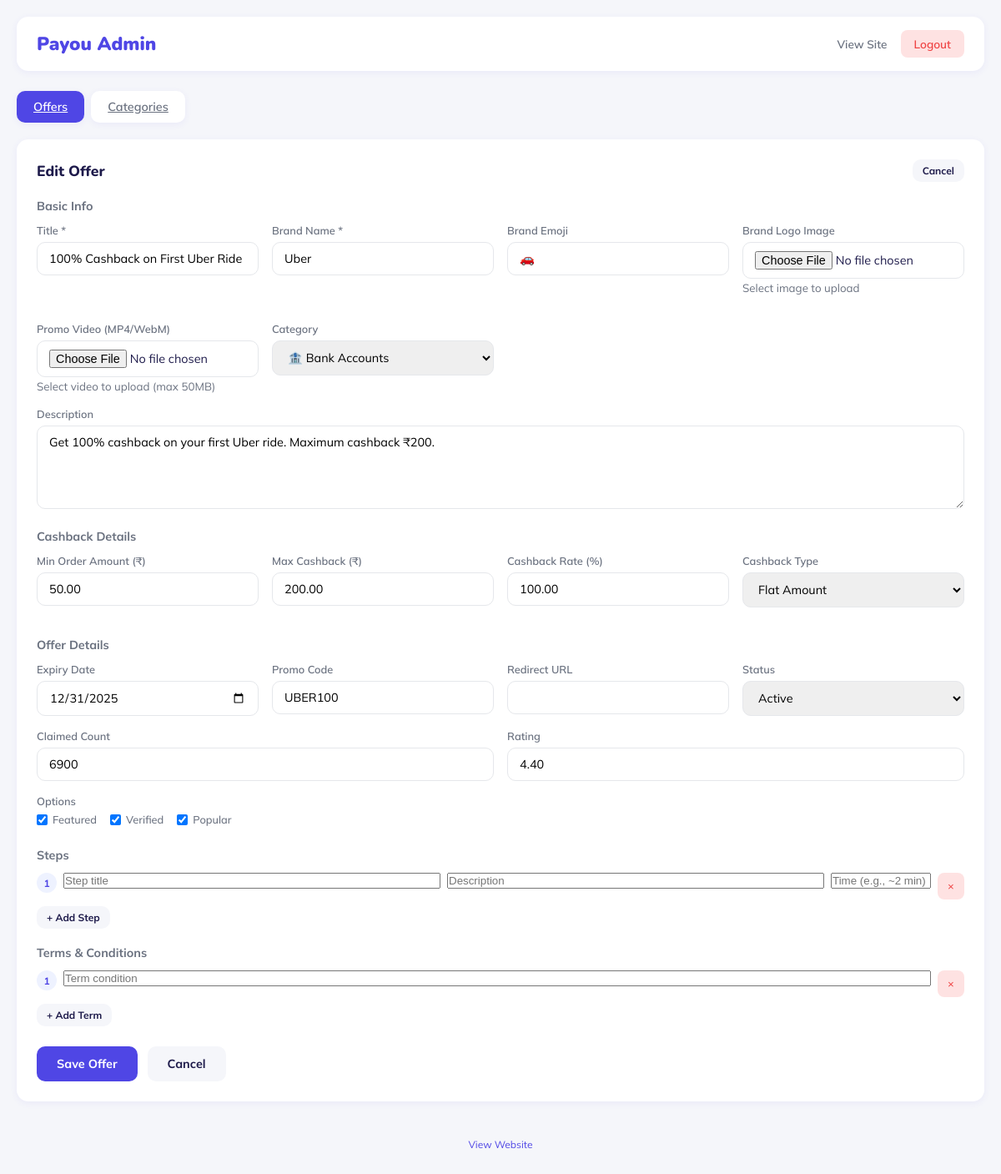
Page /admin.php?edit=5 (signed in) on the committed database.
### tables this page shows
CREATE TABLE IF NOT EXISTS offers (
    id INT AUTO_INCREMENT PRIMARY KEY,
    title VARCHAR(255) NOT NULL,
    description TEXT,
    brand_name VARCHAR(100),
    brand_emoji VARCHAR(10) DEFAULT '🎁',
    logo_image VARCHAR(255) DEFAULT '',
    video_file VARCHAR(255) DEFAULT '',
    category VARCHAR(50) DEFAULT 'General',
    min_order_amount DECIMAL(10,2) DEFAULT 0,
    max_cashback DECIMAL(10,2) DEFAULT 0,
    cashback_rate DECIMAL(5,2) DEFAULT 0,
    cashback_type ENUM('flat', 'percentage') DEFAULT 'flat',
    min_amount DECIMAL(10,2) DEFAULT 0,
    max_amount DECIMAL(10,2) DEFAULT 0,
    expiry_date DATE,
    promo_code VARCHAR(50),
    redirect_url VARCHAR(500),
    claimed_count INT DEFAULT 0,
    rating DECIMAL(3,2) DEFAULT 0,
    is_featured TINYINT(1) DEFAULT 0,
    is_verified TINYINT(1) DEFAULT 0,
    is_popular TINYINT(1) DEFAULT 0,
    status ENUM('active', 'expired', 'draft') DEFAULT 'active',
    created_at TIMESTAMP DEFAULT CURRENT_TIMESTAMP,
    updated_at TIMESTAMP DEFAULT CURRENT_TIMESTAMP ON UPDATE CURRENT_TIMESTAMP
);

### admin.php (the view, shortened to what this page needs)
<?php
$message = '';
$message_type = '';
$is_logged_in = isset($_SESSION['admin_logged_in']) && $_SESSION['admin_logged_in'] === true;
$conn = getDB();
$cat_result = $conn->query("SELECT * FROM categories ORDER BY sort_order");
$offers_result = $conn->query("SELECT * FROM offers ORDER BY created_at DESC");
$edit_offer = null;
$is_new_offer = false;
if (isset($_GET['edit']) && $is_logged_in) {
    $edit_id = intval($_GET['edit']);
    if ($edit_id > 0) {
        $edit_result = $conn->query("SELECT * FROM offers WHERE id = $edit_id");
        $edit_offer = $edit_result->fetch_assoc();
        if ($edit_offer) {
            $steps_result = $conn->query("SELECT * FROM offer_steps WHERE offer_id = $edit_id ORDER BY step_number");
            $edit_offer['steps'] = $steps_result->fetch_all(MYSQLI_ASSOC);
            $terms_result = $conn->query("SELECT * FROM offer_terms WHERE offer_id = $edit_id ORDER BY sort_order");
            $edit_offer['terms'] = $terms_result->fetch_all(MYSQLI_ASSOC);
        }
    }
}
$active_tab = $_GET['tab'] ?? 'offers';
$edit_category = null;
$categories = [];
$cat_result = $conn->query("SELECT * FROM categories ORDER BY sort_order");
while ($row = $cat_result->fetch_assoc()) {
    $categories[] = $row;
}
?>
<!DOCTYPE html>
<html lang="en">
<head>
<link rel="stylesheet" href="https://cdn.hugeicons.com/font/hgi-stroke-rounded.css"/>
</head>
<body>
<?php if (!$is_logged_in): ?>
<div class="password-form">
  <div class="card">
    <h2 class="logo">Pay<span>ou</span> Admin</h2>
    <p>Enter password to access admin panel</p>
    <?php if ($message): ?>
    <div class="message <?php echo $message_type; ?>"><?php echo $message; ?></div>
    <?php endif; ?>
    <form method="post">
      <div class="form-group">
        <input type="password" name="password" placeholder="Enter password" required>
      </div>
      <button type="submit" class="btn btn-primary" style="width: 100%;">Login</button>
    </form>
    <a href="index.php" style="display: block; margin-top: 16px; color: var(--primary); text-decoration: none; font-size: 0.85rem;">← Back to Home</a>
  </div>
</div>
<?php else: ?>
<div class="container">
  <nav class="navbar">
    <div class="logo">Pay<span>ou</span> Admin</div>
    <div class="nav-links">
      <a href="index.php">View Site</a>
      <a href="?logout=1" class="btn btn-logout">Logout</a>
    </div>
  </nav>
  <div class="admin-tabs">
    <a href="admin.php?tab=offers" class="tab-btn <?php echo $active_tab === 'offers' ? 'active' : ''; ?>">Offers</a>
    <a href="admin.php?tab=categories" class="tab-btn <?php echo $active_tab === 'categories' ? 'active' : ''; ?>">Categories</a>
  </div>
  <?php if ($active_tab === 'categories'): ?>
  <div class="card">
    <div style="display: flex; justify-content: space-between; align-items: center; margin-bottom: 16px;">
      <h2 class="card-title" style="margin: 0;">Manage Categories</h2>
      <a href="?tab=categories&edit_category=0" class="btn btn-primary btn-sm">+ Add Category</a>
    </div>
    <?php if ($edit_category !== null || (isset($_GET['edit_category']) && $_GET['edit_category'] == 0)): ?>
    <form method="post" style="background: var(--bg); padding: 20px; border-radius: 12px; margin-bottom: 20px;">
      <input type="hidden" name="category_id" value="<?php echo $edit_category['id'] ?? 0; ?>">
      <div style="display: grid; grid-template-columns: 1fr 1fr 1fr auto; gap: 12px; align-items: end;">
        <div class="form-group" style="margin: 0;">
          <label>Category Name</label>
          <input type="text" name="category_name" value="<?php echo htmlspecialchars($edit_category['name'] ?? ''); ?>" required>
        </div>
        <div class="form-group" style="margin: 0;">
          <label>Emoji</label>
          <input type="text" name="category_emoji" value="<?php echo htmlspecialchars($edit_category['emoji'] ?? '📁'); ?>" maxlength="10">
        </div>
        <div class="form-group" style="margin: 0;">
          <label>Sort Order</label>
          <input type="number" name="category_order" value="<?php echo $edit_category['sort_order'] ?? count($categories) + 1; ?>" min="1">
        </div>
        <button type="submit" name="save_category" class="btn btn-primary">Save</button>
      </div>
      <a href="admin.php?tab=categories" class="btn btn-secondary btn-sm" style="margin-top: 12px;">Cancel</a>
    </form>
    <?php endif; ?>
    <table class="offers-table">
      <thead>
        <tr>
          <th>Order</th>
          <th>Emoji</th>
          <th>Name</th>
          <th>Actions</th>
        </tr>
      </thead>
      <tbody>
        <?php foreach ($categories as $cat): ?>
        <tr>
          <td><?php echo $cat['sort_order']; ?></td>
          <td style="font-size: 1.5rem;"><?php echo htmlspecialchars($cat['emoji']); ?></td>
          <td><strong><?php echo htmlspecialchars($cat['name']); ?></strong></td>
          <td>
            <div class="action-btns">
              <a href="?tab=categories&edit_category=<?php echo $cat['id']; ?>" class="btn btn-secondary btn-sm">Edit</a>
              <form method="post" style="display:inline;" onsubmit="return confirm('Delete this category?');">
                <input type="hidden" name="category_id" value="<?php echo $cat['id']; ?>">
                <input type="hidden" name="tab" value="categories">
                <button type="submit" name="delete_category" class="btn btn-danger btn-sm">Delete</button>
              </form>
            </div>
          </td>
        </tr>
        <?php endforeach; ?>
      </tbody>
    </table>
  </div>
  <?php elseif ($edit_offer || $is_new_offer): ?>
  <div class="card">
    <div style="display: flex; justify-content: space-between; align-items: center; margin-bottom: 20px;">
      <h2 class="card-title" style="margin: 0;"><?php echo ($edit_offer && $edit_offer['id'] > 0) ? 'Edit Offer' : 'Add New Offer'; ?></h2>
      <a href="admin.php?tab=offers" class="btn btn-secondary btn-sm">Cancel</a>
    </div>
    <form method="post" enctype="multipart/form-data">
      <h3 style="font-size: 0.9rem; font-weight: 700; color: var(--text-sub); margin-bottom: 12px;">Basic Info</h3>
      <div class="form-grid">
        <div class="form-group">
          <label>Title *</label>
          <input type="text" name="title" value="<?php echo htmlspecialchars($edit_offer['title'] ?? ''); ?>" required>
        </div>
        <div class="form-group">
          <label>Brand Name *</label>
          <input type="text" name="brand_name" value="<?php echo htmlspecialchars($edit_offer['brand_name'] ?? ''); ?>" required>
        </div>
        <div class="form-group">
          <label>Brand Emoji</label>
          <input type="text" name="brand_emoji" value="<?php echo htmlspecialchars($edit_offer['brand_emoji'] ?? '🎁'); ?>" maxlength="10">
        </div>
        <div class="form-group">
          <label>Brand Logo Image</label>
          <input type="file" id="logo-input" accept="image/*" onchange="uploadFile(this, 'logo')">
          <small style="color: var(--text-sub);">Select image to upload</small>
        </div>
        <div class="form-group">
          <label>Promo Video (MP4/WebM)</label>
          <input type="file" id="video-input" accept="video/mp4,video/webm" onchange="uploadFile(this, 'video')">
          <small style="color: var(--text-sub);">Select video to upload (max 50MB)</small>
        </div>
        <div class="form-group">
          <label>Category</label>
          <select name="category">
            <?php foreach ($categories as $cat): ?>
            <option value="<?php echo $cat['name']; ?>" <?php echo (isset($edit_offer['category']) && $edit_offer['category'] === $cat['name']) ? 'selected' : ''; ?>>
              <?php echo $cat['emoji'] . ' ' . $cat['name']; ?>
            </option>
            <?php endforeach; ?>
          </select>
        </div>
      </div>
      <div class="form-group">
        <label>Description</label>
        <textarea name="description"><?php echo htmlspecialchars($edit_offer['description'] ?? ''); ?></textarea>
      </div>
      <h3 style="font-size: 0.9rem; font-weight: 700; color: var(--text-sub); margin: 20px 0 12px;">Cashback Details</h3>
      <div class="form-grid">
        <div class="form-group">
          <label>Min Order Amount (₹)</label>
          <input type="number" name="min_order_amount" value="<?php echo $edit_offer['min_order_amount'] ?? 0; ?>" min="0" step="1">
        </div>
        <div class="form-group">
          <label>Max Cashback (₹)</label>
          <input type="number" name="max_cashback" value="<?php echo $edit_offer['max_cashback'] ?? 0; ?>" min="0" step="1">
        </div>
        <div class="form-group">
          <label>Cashback Rate (%)</label>
          <input type="number" name="cashback_rate" value="<?php echo $edit_offer['cashback_rate'] ?? 0; ?>" min="0" max="100" step="0.1">
        </div>
        <div class="form-group">
          <label>Cashback Type</label>
          <select name="cashback_type">
            <option value="flat" <?php echo (isset($edit_offer['cashback_type']) && $edit_offer['cashback_type'] === 'flat') ? 'selected' : ''; ?>>Flat Amount</option>
          </select>
        </div>
      </div>
      <h3 style="font-size: 0.9rem; font-weight: 700; color: var(--text-sub); margin: 20px 0 12px;">Offer Details</h3>
      <div class="form-grid">
        <div class="form-group">
          <label>Expiry Date</label>
          <input type="date" name="expiry_date" value="<?php echo $edit_offer['expiry_date'] ?? ''; ?>">
        </div>
        <div class="form-group">
          <label>Promo Code</label>
          <input type="text" name="promo_code" value="<?php echo htmlspecialchars($edit_offer['promo_code'] ?? ''); ?>">
        </div>
        <div class="form-group">
          <label>Redirect URL</label>
          <input type="url" name="redirect_url" value="<?php echo htmlspecialchars($edit_offer['redirect_url'] ?? ''); ?>">
        </div>
        <div class="form-group">
          <label>Status</label>
          <select name="status">
            <option value="active" <?php echo (isset($edit_offer['status']) && $edit_offer['status'] === 'active') ? 'selected' : ''; ?>>Active</option>
          </select>
        </div>
      </div>
      <div class="form-grid">
        <div class="form-group">
          <label>Claimed Count</label>
          <input type="number" name="claimed_count" value="<?php echo $edit_offer['claimed_count'] ?? 0; ?>" min="0">
        </div>
        <div class="form-group">
          <label>Rating</label>
          <input type="number" name="rating" value="<?php echo $edit_offer['rating'] ?? 0; ?>" min="0" max="5" step="0.1">
        </div>
      </div>
      <div class="form-group">
        <label>Options</label>
        <div class="checkbox-group">
          <label><input type="checkbox" name="is_featured" <?php echo (isset($edit_offer['is_featured']) && $edit_offer['is_featured']) ? 'checked' : ''; ?>> Featured</label>
          <label><input type="checkbox" name="is_verified" <?php echo (isset($edit_offer['is_verified']) && $edit_offer['is_verified']) ? 'checked' : ''; ?>> Verified</label>
          <label><input type="checkbox" name="is_popular" <?php echo (isset($edit_offer['is_popular']) && $edit_offer['is_popular']) ? 'checked' : ''; ?>> Popular</label>
        </div>
      </div>
      <h3 style="font-size: 0.9rem; font-weight: 700; color: var(--text-sub); margin: 20px 0 12px;">Steps</h3>
      <div class="steps-list" id="steps-list">
        <?php
        $steps = $edit_offer['steps'] ?? [];
        if (empty($steps)) {
            $steps = [['step_title' => '', 'step_description' => '', 'step_time' => '']];
        }
        foreach ($steps as $i => $step): ?>
        <div class="step-item">
          <span style="width: 24px; height: 24px; background: var(--primary-light); color: var(--primary); border-radius: 50%; display: flex; align-items: center; justify-content: center; font-size: 0.75rem; font-weight: 700; flex-shrink: 0;"><?php echo $i + 1; ?></span>
          <input type="text" name="step_title[]" placeholder="Step title" value="<?php echo htmlspecialchars($step['step_title'] ?? ''); ?>">
          <input type="text" name="step_desc[]" placeholder="Description" value="<?php echo htmlspecialchars($step['step_description'] ?? ''); ?>">
          <input type="text" name="step_time[]" placeholder="Time (e.g., ~2 min)" class="time-input" value="<?php echo htmlspecialchars($step['step_time'] ?? ''); ?>">
          <button type="button" class="remove-btn" onclick="this.parentElement.remove();">×</button>
        </div>
        <?php endforeach; ?>
      </div>
      <button type="button" class="btn btn-secondary btn-sm" onclick="addStep()" style="margin-top: 8px;">+ Add Step</button>
      <h3 style="font-size: 0.9rem; font-weight: 700; color: var(--text-sub); margin: 20px 0 12px;">Terms & Conditions</h3>
      <div class="terms-list" id="terms-list">
        <?php
        $terms = $edit_offer['terms'] ?? [];
        if (empty($terms)) {
            $terms = [['term_text' => '']];
        }
        foreach ($terms as $i => $term): ?>
        <div class="term-item">
          <span style="width: 24px; height: 24px; background: var(--primary-light); color: var(--primary); border-radius: 50%; display: flex; align-items: center; justify-content: center; font-size: 0.75rem; font-weight: 700; flex-shrink: 0;"><?php echo $i + 1; ?></span>
          <input type="text" name="term_text[]" placeholder="Term condition" value="<?php echo htmlspecialchars($term['term_text'] ?? ''); ?>">
          <button type="button" class="remove-btn" onclick="this.parentElement.remove();">×</button>
        </div>
        <?php endforeach; ?>
      </div>
      <button type="button" class="btn btn-secondary btn-sm" onclick="addTerm()" style="margin-top: 8px;">+ Add Term</button>
      <div style="margin-top: 24px; display: flex; gap: 12px;">
        <button type="submit" name="save_offer" class="btn btn-primary">Save Offer</button>
        <a href="admin.php" class="btn btn-secondary">Cancel</a>
      </div>
    </form>
  </div>
  <?php endif; ?>
  <div style="text-align: center; padding: 20px; color: var(--text-sub); font-size: 0.75rem;">
    <a href="index.php" style="color: var(--primary); text-decoration: none;">View Website</a>
  </div>
</div>
<?php endif; ?>
</body>
</html>

### rows in the picture
offers: title "100% Cashback on First Uber Ride", brand_name "Uber", brand_emoji "🚗", description "Get 100% cashback on your first Uber ride. Maximum cashback ₹200.", min_order_amount "50.00", max_cashback "200.00", cashback_rate "100.00", cashback_type "Flat Amount", expiry_date "12/31/2025", promo_code "UBER100", status "Active", claimed_count "6900", rating "4.40", is_featured "☑", is_verified "☑", is_popular "☑"

### other values in the picture
form field category "🏦 Bank Accounts"
